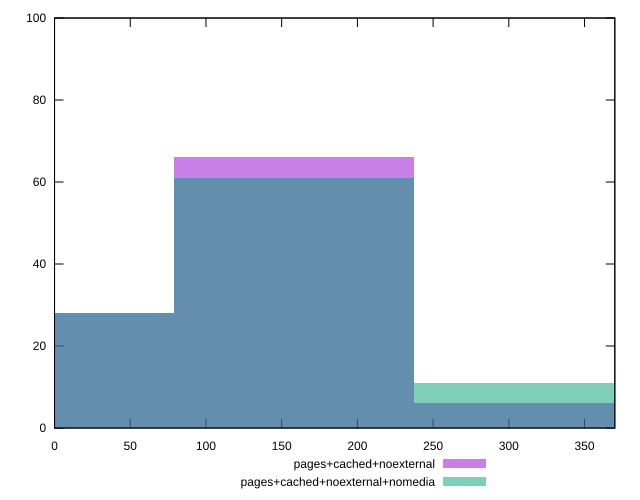

Source code (gnuplot):
reset

$pagesCachedNoexternal <<EOF
158.39253390494568 66
0 28
316.78506780989136 6
EOF

$pagesCachedNoexternalNomedia <<EOF
0 28
158.39253390494568 61
316.78506780989136 11
EOF

set key outside below
set boxwidth 158.39253390494568
set xrange [0:370]
set yrange [0:100]
set trange [0:100]
set style fill transparent solid 0.5 noborder
set terminal svg size 640, 500 enhanced background rgb 'white'
set output "reprap/unused-css-rules/comparison/histogram/2_vs_3.svg"

plot $pagesCachedNoexternal title "pages+cached+noexternal" with boxes, \
     $pagesCachedNoexternalNomedia title "pages+cached+noexternal+nomedia" with boxes

reset
